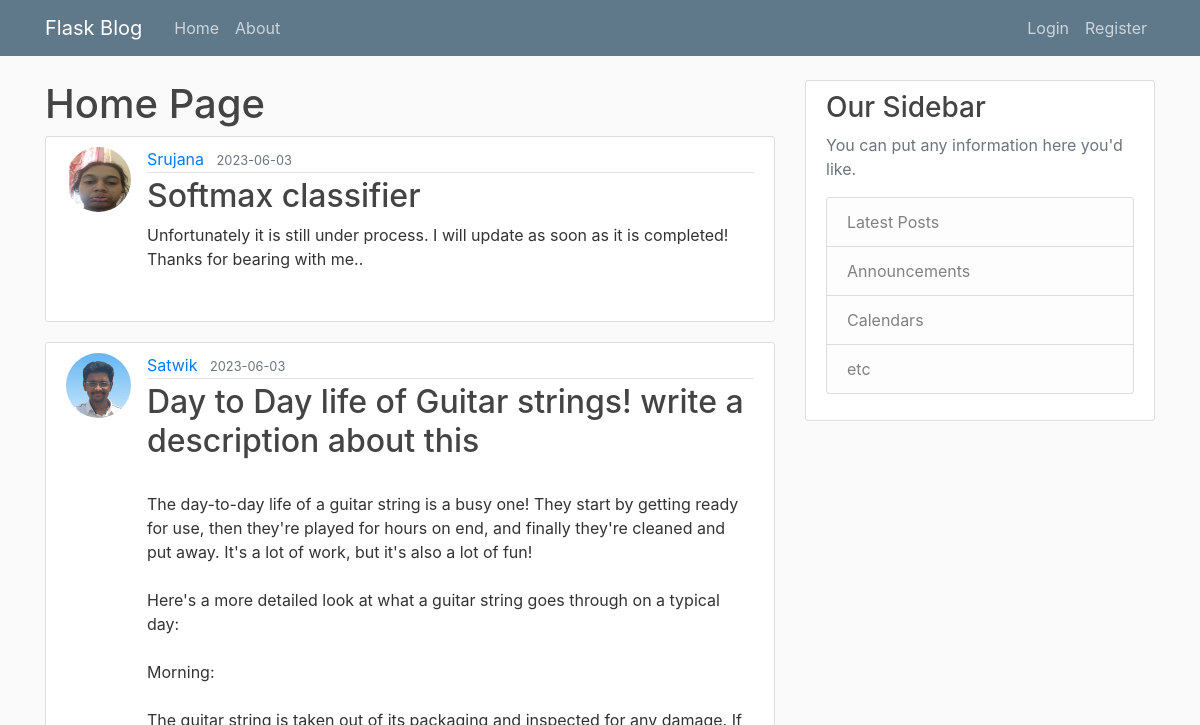
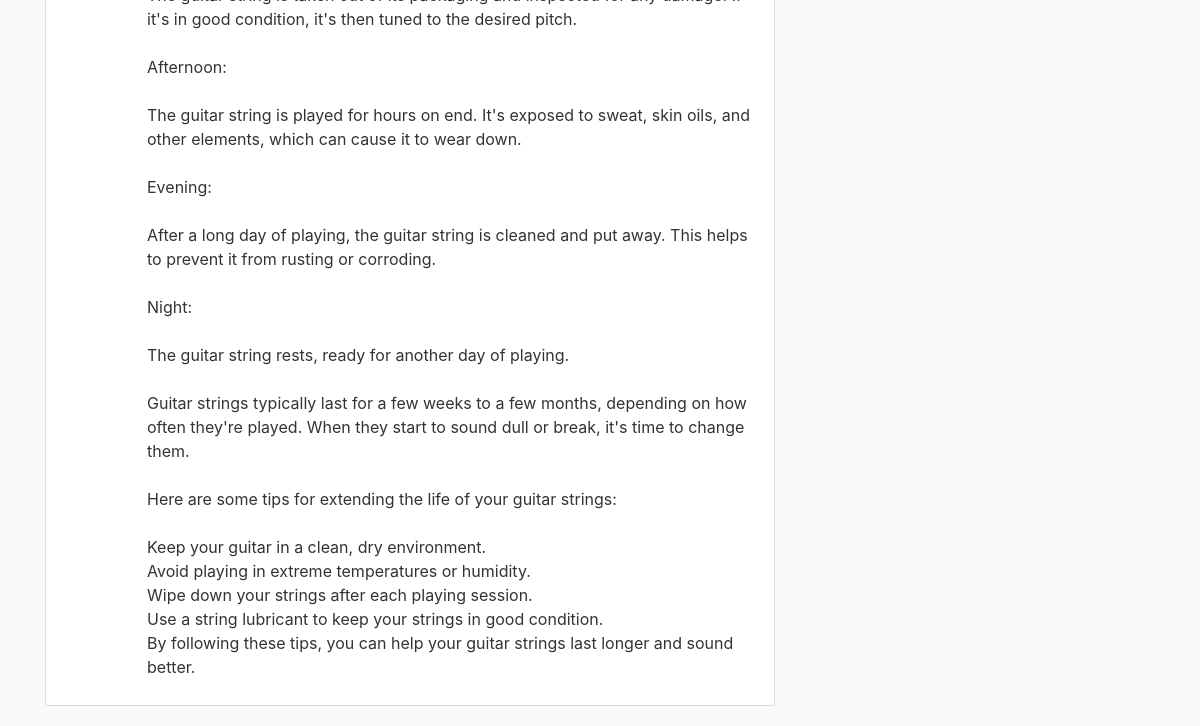
Page /home on the earlier database version (2 pictures, top to bottom).
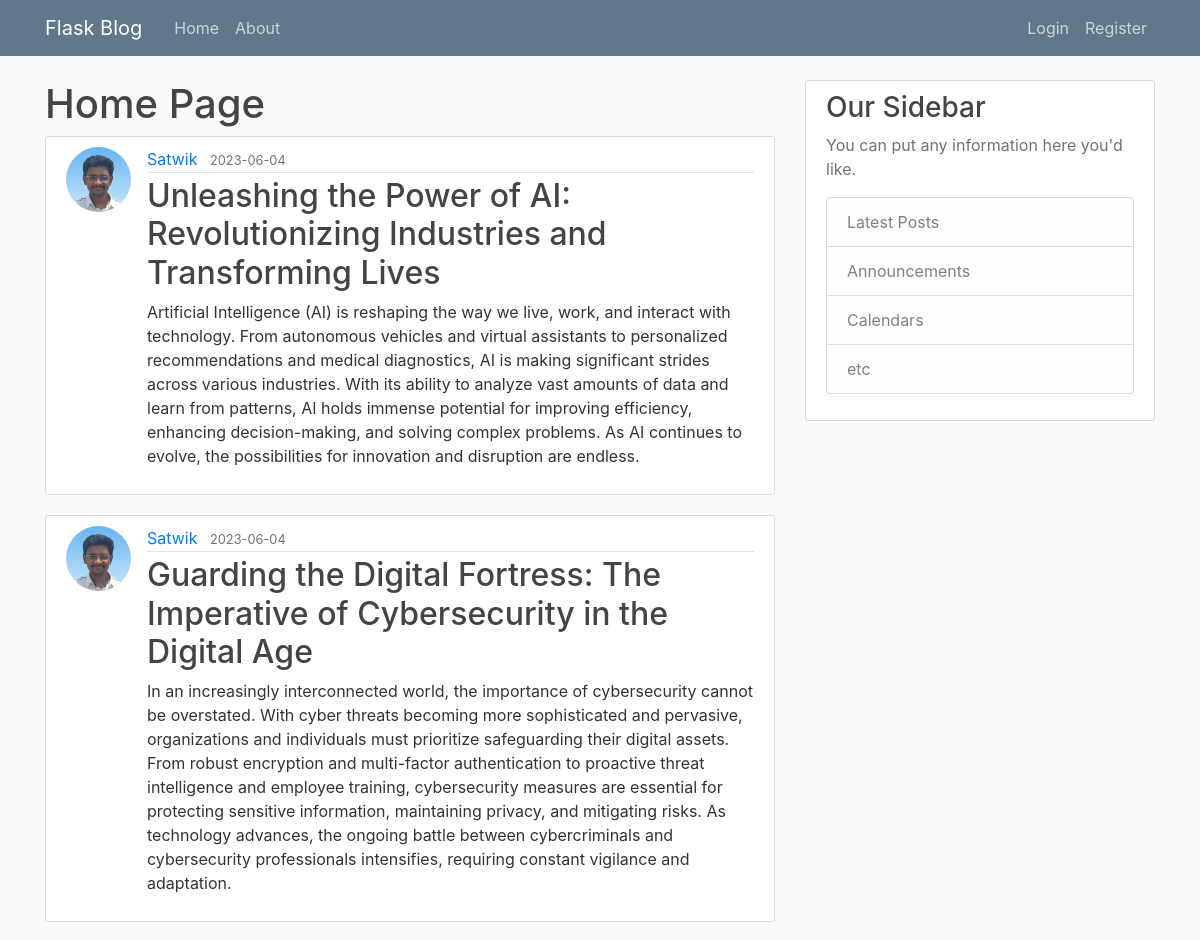
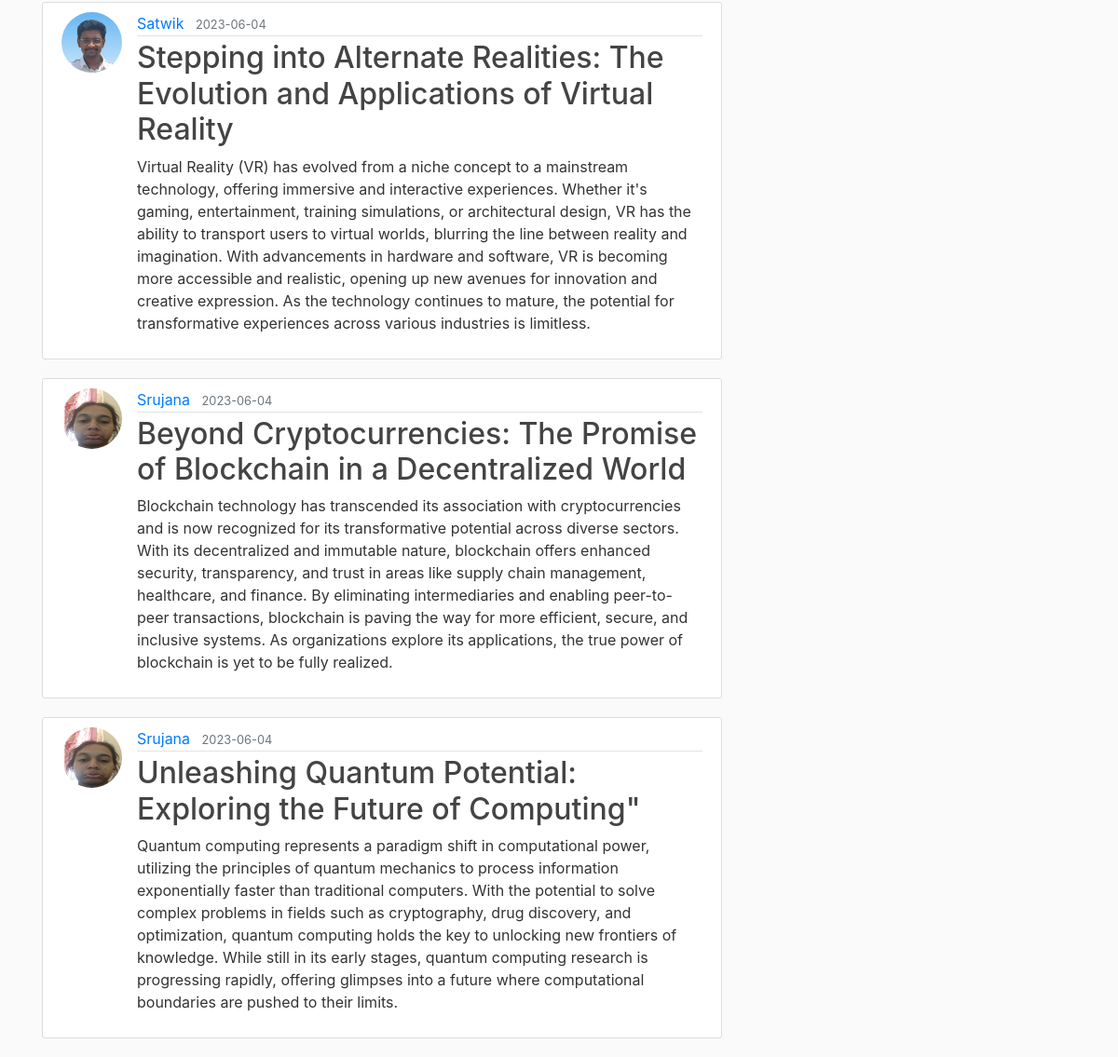
Same page on the later database version (2 pictures, top to bottom).
### flaskblog/models.py (models this page shows, shortened)
class Post(db.Model):
    id = db.Column(db.Integer, primary_key=True)
    title = db.Column(db.String(100),nullable=False)
    date_posted = db.Column(db.DateTime,nullable=False,default=datetime.utcnow())
    content = db.Column(db.Text,nullable=False)
    user_id = db.Column(db.Integer,db.ForeignKey('user.id'),nullable=False)

class User(db.Model, UserMixin):
    id = db.Column(db.Integer, primary_key=True)
    username = db.Column(db.String(20),unique=True,nullable=False)
    email=db.Column(db.String(120),unique=True,nullable=False)
    image_file = db.Column(db.String(20),nullable=False,default='default.jpg')
    password=db.Column(db.String(60),nullable=False)
    posts = db.relationship('Post',backref='author',lazy=True)

### flaskblog/routes.py (the view)
@app.route("/")
@app.route("/home")
def home():
    page = request.args.get('page',1,type=int)
    posts = Post.query.order_by(Post.date_posted.desc()).paginate(page = page , per_page = 5)
    print(posts)
    return render_template('home.html', posts = posts)

### flaskblog/templates/home.html
{% extends 'layout.html' %}
{% block hehe %}
<h1>Home Page</h1>
{% for post in posts %}
<article class="media content-section">
    <img src="{{url_for('static',filename = 'pictures/' + post.author.image_file)}}" alt="" class="rounded-circle article-img">
    <div class="media-body">
        <div class="article-metadata">
            <a class="mr-2" href="#">{{ post.author.username }}</a>
            <small class="text-muted">{{ post.date_posted.strftime('%Y-%m-%d')}}</small>
        </div>
        <h2><a class="article-title" href="{{url_for('post',post_id=post.id)}}">{{ post.title }}</a></h2>
        <p class="article-content">{{ post.content }}</p>
    </div>
</article>
{% endfor %}
{% endblock hehe%}

Differences in the rows shown:
no longer on this page (row unchanged): Post: image_file (picture), author.username "Srujana", date_posted "2023-06-03", title "Softmax classifier", content "Unfortunately it is still under process. I will update as soon as it is completed! Thanks for bearing with me.."
no longer on this page (row edited): Post: image_file (picture), author.username "Satwik", date_posted "2023-06-03", title "Day to Day life of Guitar strings! write a description about this", content "The day-to-day life of a guitar string is a busy one! They start by getting ready for use, then they're played for hours on end, and finally they're cleaned and put away. It's a lot of work, but it's also a lot of fun! Here's a more detailed look at what a guitar string goes through on a typical day: Morning: The guitar string is taken out of its packaging and inspected for any damage. If it's in good condition, it's then tuned to the desired pitch. Afternoon: The guitar string is played for hours on end. It's exposed to sweat, skin oils, and other elements, which can cause it to wear down. Evening: After a long day of playing, the guitar string is cleaned and put away. This helps to…"
added Post: image_file (picture), author.username "Satwik", date_posted "2023-06-04", title "Unleashing the Power of AI: Revolutionizing Industries and Transforming Lives", content "Artificial Intelligence (AI) is reshaping the way we live, work, and interact with technology. From autonomous vehicles and virtual assistants to personalized recommendations and medical diagnostics, AI is making significant strides across various industries. With its ability to analyze vast amounts of data and learn from patterns, AI holds immense potential for improving efficiency, enhancing decision-making, and solving complex problems. As AI continues to evolve, the possibilities for innovation and disruption are endless."
added Post: image_file (picture), author.username "Satwik", date_posted "2023-06-04", title "Guarding the Digital Fortress: The Imperative of Cybersecurity in the Digital Age", content "In an increasingly interconnected world, the importance of cybersecurity cannot be overstated. With cyber threats becoming more sophisticated and pervasive, organizations and individuals must prioritize safeguarding their digital assets. From robust encryption and multi-factor authentication to proactive threat intelligence and employee training, cybersecurity measures are essential for protecting sensitive information, maintaining privacy, and mitigating risks. As technology advances, the ongoing battle between cybercriminals and cybersecurity professionals intensifies, requiring constant vigilance and adaptation."
added Post: image_file (picture), author.username "Satwik", date_posted "2023-06-04", title "Stepping into Alternate Realities: The Evolution and Applications of Virtual Reality", content "Virtual Reality (VR) has evolved from a niche concept to a mainstream technology, offering immersive and interactive experiences. Whether it's gaming, entertainment, training simulations, or architectural design, VR has the ability to transport users to virtual worlds, blurring the line between reality and imagination. With advancements in hardware and software, VR is becoming more accessible and realistic, opening up new avenues for innovation and creative expression. As the technology continues to mature, the potential for transformative experiences across various industries is limitless."
added Post: image_file (picture), author.username "Srujana", date_posted "2023-06-04", title "Beyond Cryptocurrencies: The Promise of Blockchain in a Decentralized World", content "Blockchain technology has transcended its association with cryptocurrencies and is now recognized for its transformative potential across diverse sectors. With its decentralized and immutable nature, blockchain offers enhanced security, transparency, and trust in areas like supply chain management, healthcare, and finance. By eliminating intermediaries and enabling peer-to-peer transactions, blockchain is paving the way for more efficient, secure, and inclusive systems. As organizations explore its applications, the true power of blockchain is yet to be fully realized."
added Post: image_file (picture), author.username "Srujana", date_posted "2023-06-04", title "Unleashing Quantum Potential: Exploring the Future of Computing\"", content "Quantum computing represents a paradigm shift in computational power, utilizing the principles of quantum mechanics to process information exponentially faster than traditional computers. With the potential to solve complex problems in fields such as cryptography, drug discovery, and optimization, quantum computing holds the key to unlocking new frontiers of knowledge. While still in its early stages, quantum computing research is progressing rapidly, offering glimpses into a future where computational boundaries are pushed to their limits."
